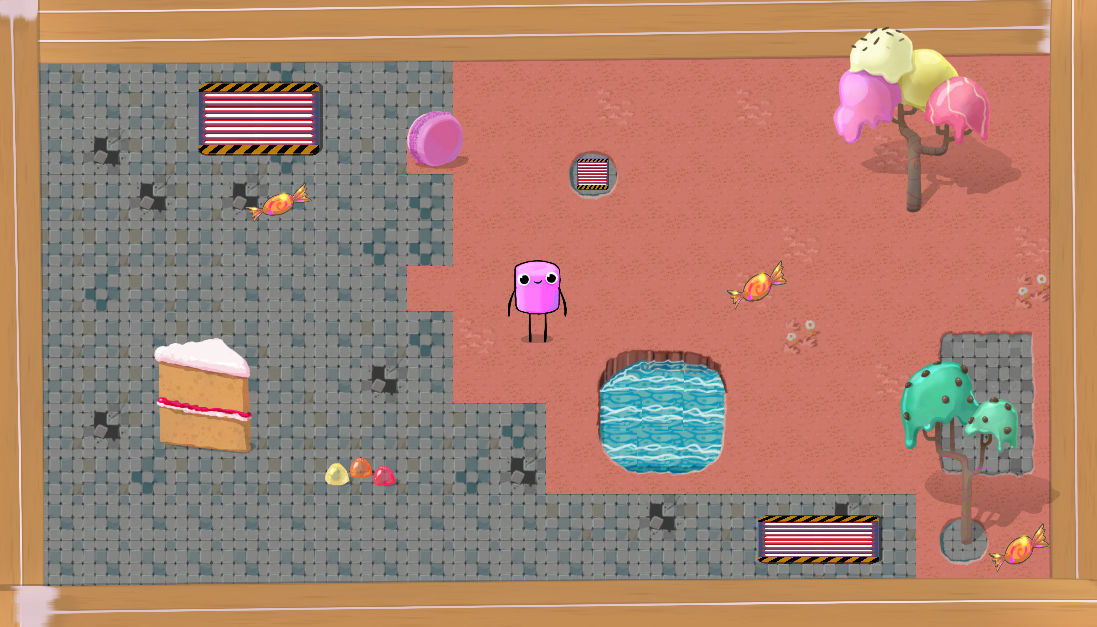
#> input picture lab3 розробка мультимедійних застосунків/screen.png, 1097 x 627 px
$ python lab3.py
#> lines starting #> are read from the running program, lines starting #| are printed output that depends on the picture
import numpy as np
from PIL import Image
import io


# 1. Градієнт
grad = np.tile(
    np.linspace(0, 255, 512).astype(np.uint8),
    (384, 1)
)

# 2. Білий шум
rng = np.random.default_rng(1)
noise = rng.integers(
    0, 256, (384, 512)
).astype(np.uint8)

# 3. Скріншот
scr = np.array(
    Image.open("screen.png")
    .convert("L")
    .resize((512, 384))
)
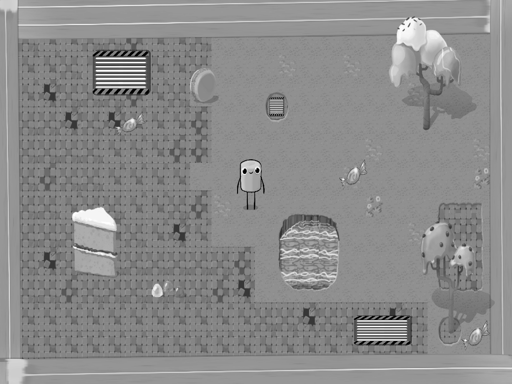
#> scr: shape (384, 512); min 0, max 255, mean 138.6

# 4. Фотографія
photo = np.array(
    Image.open("photo.jpg")
    .convert("L")
    .resize((512, 384))
)
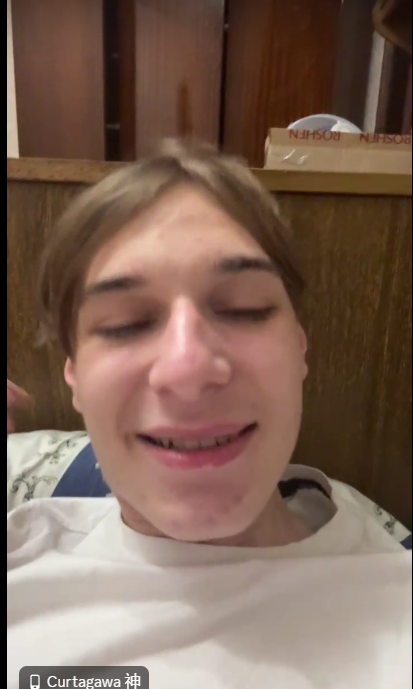
#> input picture lab3 розробка мультимедійних застосунків/photo.jpg, 413 x 689 px
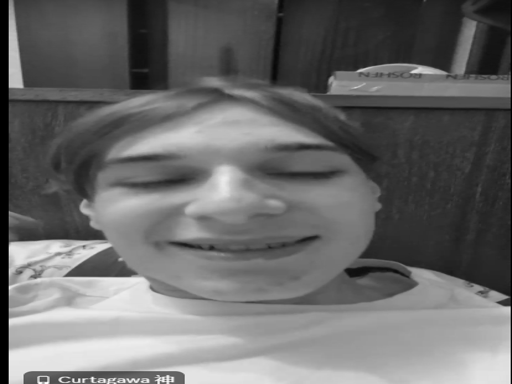
#> photo: shape (384, 512); min 0, max 255, mean 106.6

images = {
    "градієнт": grad,
    "білий шум": noise,
    "скріншот": scr,
    "фотографія": photo
}


# Ентропія
def entropy(img):
    values, counts = np.unique(
        img,
        return_counts=True
    )

    p = counts / counts.sum()

    return float(
        -(p * np.log2(p)).sum()
    )


# RLE
def rle_size(img):
    data = img.ravel()
    n = len(data)

    i = 0
    out = 0

    while i < n:
        j = i

        while (
            j + 1 < n
            and data[j + 1] == data[i]
            and j - i + 1 < 255
        ):
            j += 1

        out += 2
        i = j + 1

    return out


# Хаффман
def huffman_codes(freq):
    if len(freq) == 1:
        return {list(freq)[0]: "0"}

    nodes = [
        [n, {v: ""}]
        for v, n in freq.items()
    ]

    while len(nodes) > 1:
        nodes.sort(
            key=lambda node: node[0]
        )

        a = nodes.pop(0)
        b = nodes.pop(0)

        for v in a[1]:
            a[1][v] = "0" + a[1][v]

        for v in b[1]:
            b[1][v] = "1" + b[1][v]

        nodes.append([
            a[0] + b[0],
            {**a[1], **b[1]}
        ])

    return nodes[0][1]


# PNG
def png_size(img):
    buf = io.BytesIO()

    Image.fromarray(img).save(
        buf,
        format="PNG",
        optimize=True
    )

    return len(buf.getvalue())


# Результати
original_size = 512 * 384

print("=" * 60)
print("ЛАБОРАТОРНА РОБОТА №3")
print("ЕНТРОПІЙНЕ СТИСНЕННЯ")
print("=" * 60)

print("\nЗАВДАННЯ 1. ЕНТРОПІЯ")
print("-" * 60)

results = {}

for name, im in images.items():
    e = entropy(im)

    print(
        f"{name:<12} "
        f"{e:.2f} біта на піксель"
    )

    results[name] = {
        "entropy": e
    }
#> this loop made 4 passes
#> (name, e) on passes 1 to 4: ('градієнт', 8), ('білий шум', 8), ('скріншот', 5.87), ('фотографія', 7.61)
#| градієнт     8.00 біта на піксель
#| білий шум    8.00 біта на піксель
#| скріншот     5.87 біта на піксель
#| фотографія   7.61 біта на піксель
#> after the loop, results = 4 items


print("\nЗАВДАННЯ 2. RLE")
print("-" * 60)

for name, im in images.items():
    size = rle_size(im)
    percent = size / original_size * 100

    print(
        f"{name:<12} "
        f"{size} байт, "
        f"{percent:.2f}%"
    )

    results[name]["rle"] = percent
#> this loop made 4 passes
#> (name, size, percent) on passes 1 to 4: ('градієнт', 196608, 100), ('білий шум', 391678, 199.2), ('скріншот', 271506, 138.1), ('фотографія', 224012, 113.9)
#| градієнт     196608 байт, 100.00%
#| білий шум    391678 байт, 199.22%
#| скріншот     271506 байт, 138.10%
#| фотографія   224012 байт, 113.94%


print("\nЗАВДАННЯ 3. ХАФФМАН")
print("-" * 60)

for name, im in images.items():

    values, counts = np.unique(
        im,
        return_counts=True
    )

    freq = {
        int(v): int(c)
        for v, c in zip(values, counts)
    }

    codes = huffman_codes(freq)

    total = sum(freq.values())

    avg = sum(
        freq[v] * len(codes[v])
        for v in freq
    ) / total

    lengths = [
        len(c)
        for c in codes.values()
    ]

    min_code = min(lengths)
    max_code = max(lengths)

    print(
        f"{name:<12} "
        f"ентропія: {entropy(im):.2f} | "
        f"Хаффман: {avg:.2f} біт | "
        f"коди: {min_code}-{max_code} біт"
    )

    results[name]["huffman"] = avg
    results[name]["min_code"] = min_code
    results[name]["max_code"] = max_code
#> this loop made 4 passes
#> (name, avg, min_code, max_code) on passes 1 to 4: ('градієнт', 8, 8, 8), ('білий шум', 8, 8, 8), ('скріншот', 5.89, 3, 16), ('фотографія', 7.64, 6, 18)
#| градієнт     ентропія: 8.00 | Хаффман: 8.00 біт | коди: 8-8 біт
#| білий шум    ентропія: 8.00 | Хаффман: 8.00 біт | коди: 8-8 біт
#| скріншот     ентропія: 5.87 | Хаффман: 5.89 біт | коди: 3-16 біт
#| фотографія   ентропія: 7.61 | Хаффман: 7.64 біт | коди: 6-18 біт


print("\nЗАВДАННЯ 4. PNG")
print("-" * 60)

for name, im in images.items():

    size = png_size(im)
    percent = size / original_size * 100

    print(
        f"{name:<12} "
        f"{size} байт, "
        f"{percent:.2f}%"
    )

    results[name]["png"] = percent
#> this loop made 4 passes
#> (name, size, percent) on passes 1 to 4: ('градієнт', 708, 0.36), ('білий шум', 197298, 100.4), ('скріншот', 93128, 47.37), ('фотографія', 62527, 31.8)
#| градієнт     708 байт, 0.36%
#| білий шум    197298 байт, 100.35%
#| скріншот     93128 байт, 47.37%
#| фотографія   62527 байт, 31.80%


print("\n" + "=" * 60)
print("ПІДСУМКОВА ТАБЛИЦЯ")
print("=" * 60)

print(
    f"{'Зображення':<15}"
    f"{'Ентропія':<12}"
    f"{'Хаффман':<12}"
    f"{'RLE %':<12}"
    f"{'PNG %':<12}"
)

print("-" * 60)

for name in images:

    r = results[name]

    print(
        f"{name:<15}"
        f"{r['entropy']:<12.2f}"
        f"{r['huffman']:<12.2f}"
        f"{r['rle']:<12.2f}"
        f"{r['png']:<12.2f}"
    )
#> this loop made 4 passes
#> name on passes 1 to 4: 'градієнт', 'білий шум', 'скріншот', 'фотографія'
#| градієнт       8.00        8.00        100.00      0.36
#| білий шум      8.00        8.00        199.22      100.35
#| скріншот       5.87        5.89        138.10      47.37
#| фотографія     7.61        7.64        113.94      31.80
